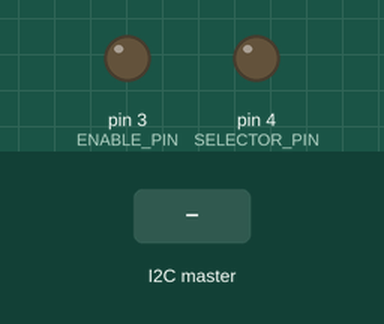
A sketch run on a simulated Arduino Uno, built with avr-gcc and run on an emulated ATmega328P. On the bench: output pins drawn as LEDs (lit = HIGH). The test bench sets the inputs (shaded band).

Above: at 1.2 s.
1.3 s: the I2C master sends the byte 1
At 1.8 s:
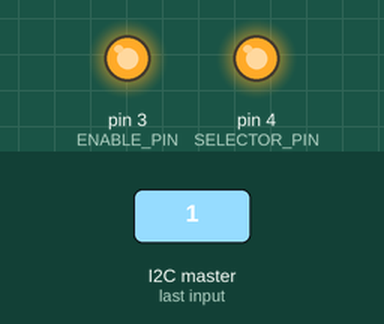
2.8 s: the I2C master sends the byte 2
At 4.2 s:
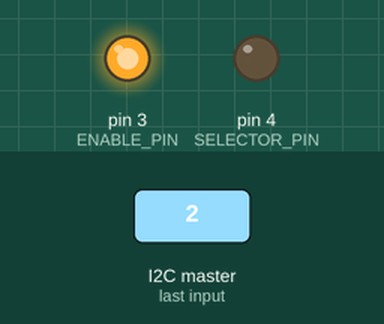
Timing chart, 0 to 5.8 s (numbered marks = the images above; inputs shaded):
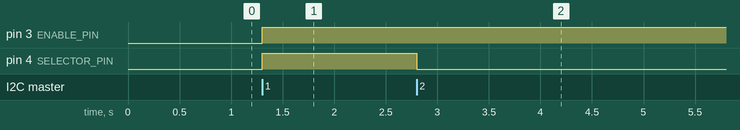

Measured:
- after the input at 1.3 s, pin 3 (ENABLE_PIN), pin 4 (SELECTOR_PIN): LOW → HIGH at once
- after the input at 2.8 s, pin 4 (SELECTOR_PIN): HIGH → LOW at once

The sketch:

I2C_Sense.ino
```cpp
/*
  - PROTOCOL -
  All Responses first byte is OPCODE that it is responding to
  First byte received is the opcode:
    0x00: STATUS
      OPERAND:
        none
      RESPONSE:
        STATUS_READY 0x01
        STATUS_FAULT 0xFF
    0x01: STREAM LIGHT
      OPERAND:
        none
    0x02: STREAM SOUND
      OPERAND:
        none
    ------
    may add stream buffered sound/light... but unlikely
    ------
    0xFE: STOP_STREAMING
      OPERAND:
        none
      RESPONSE:
        none
*/
#include <Wire.h>

#define SELECTOR_PIN 4
#define ENABLE_PIN 3

#define SLAVE_ADDRESS 0x03

#define BMASK 0x3F
#define DMASK 0x60

#define OPCODE_STATUS 0x00
#define OPCODE_STREAM_LIGHT 0x01
#define OPCODE_STREAM_SOUND 0x02
#define OPCODE_STOP_STREAM 0xFE

enum SENSE_MODE {OFF = 0x00, LIGHT = 0x01, SOUND = 0x02};
volatile boolean StatusReq = false;
volatile SENSE_MODE sense;
void setup()
{
  //Serial.begin(9600);
  //Serial.println("Starting");
  sense = OFF;
  pinMode(SELECTOR_PIN, OUTPUT);
  pinMode(ENABLE_PIN, OUTPUT);

  // set Port B for input
  //DDRB = B00000000;
  // set Port D for input
  //DDRD = B00000000;

  digitalWrite(ENABLE_PIN, LOW);
  digitalWrite(SELECTOR_PIN, LOW);

  Wire.begin(SLAVE_ADDRESS);
  Wire.onReceive(receiveData);
  Wire.onRequest(sendData);
}


void loop() {
  /*byte data = (PINB & BMASK) | ((PIND & DMASK) << 1);
  if(sense == LIGHT)
    Serial.println(data);*/
  //digitalWrite(SELECTOR_PIN, senseLight);
  //senseLight = !senseLight;
}

// callback for received data
void receiveData(int byteCount)
{
  while(Wire.available())
  {
    switch(Wire.read())
    {
      case OPCODE_STATUS:
        StatusReq = true;
        break;
      case OPCODE_STREAM_LIGHT:
        sense = LIGHT;
        digitalWrite(SELECTOR_PIN, HIGH);
        digitalWrite(ENABLE_PIN, HIGH);
        break;
      case OPCODE_STREAM_SOUND:
        sense = SOUND;
        digitalWrite(SELECTOR_PIN, LOW);
        digitalWrite(ENABLE_PIN, HIGH);
        break;
      case OPCODE_STOP_STREAM:
        sense = OFF;
        digitalWrite(SELECTOR_PIN, LOW);
        digitalWrite(ENABLE_PIN, LOW);
        break;
    }
  }
}

// callback for sending data
void sendData()
{
  if(StatusReq) {
    byte resp[2] = {OPCODE_STATUS, sense};
    Wire.write(resp, 2);
    StatusReq = false;
  }
  else
  {
    byte data = (PINB & BMASK) | ((PIND & DMASK) >> 5);
    Wire.write(&data, 1);
  }
}
```
